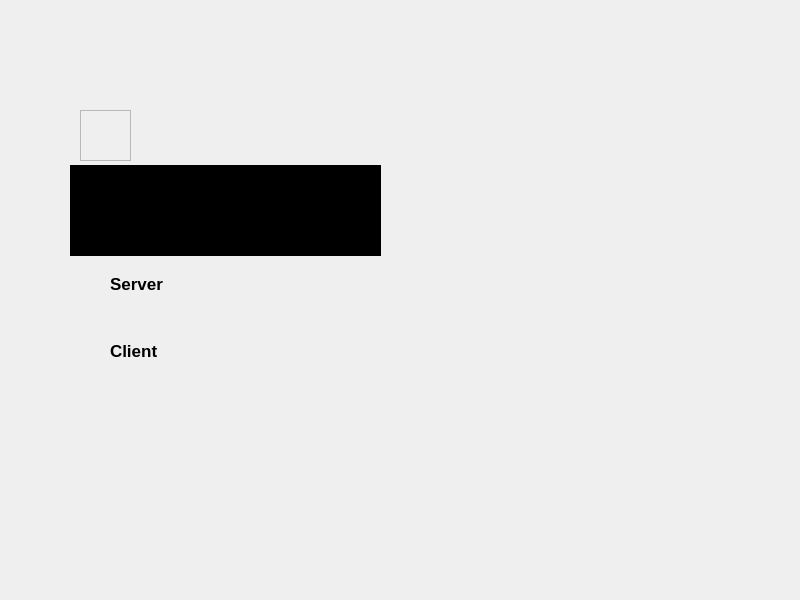
<?xml version="1.0" encoding="UTF-8"?>
<ui version="4.0">
 <class>ServerOrClientWindow</class>
 <widget class="QMainWindow" name="ServerOrClientWindow">
  <property name="geometry">
   <rect>
    <x>0</x>
    <y>0</y>
    <width>800</width>
    <height>600</height>
   </rect>
  </property>
  <property name="windowTitle">
   <string>MainWindow</string>
  </property>
  <widget class="QWidget" name="centralwidget">
   <widget class="QLabel" name="background">
    <property name="geometry">
     <rect>
      <x>0</x>
      <y>0</y>
      <width>1300</width>
      <height>700</height>
     </rect>
    </property>
    <property name="text">
     <string/>
    </property>
    <property name="pixmap">
     <pixmap resource="Images.qrc">:/new/image/111.jpg</pixmap>
    </property>
    <property name="scaledContents">
     <bool>true</bool>
    </property>
   </widget>
   <widget class="QLabel" name="label">
    <property name="geometry">
     <rect>
      <x>80</x>
      <y>110</y>
      <width>51</width>
      <height>51</height>
     </rect>
    </property>
    <property name="frameShape">
     <enum>QFrame::StyledPanel</enum>
    </property>
    <property name="text">
     <string/>
    </property>
    <property name="pixmap">
     <pixmap resource="Images.qrc">:/new/image/images.jpg</pixmap>
    </property>
    <property name="scaledContents">
     <bool>true</bool>
    </property>
   </widget>
   <widget class="QPushButton" name="backButton">
    <property name="geometry">
     <rect>
      <x>20</x>
      <y>20</y>
      <width>61</width>
      <height>41</height>
     </rect>
    </property>
    <property name="toolTip">
     <string>back</string>
    </property>
    <property name="text">
     <string/>
    </property>
    <property name="flat">
     <bool>true</bool>
    </property>
   </widget>
   <widget class="QTextEdit" name="guideTextEdit">
    <property name="enabled">
     <bool>false</bool>
    </property>
    <property name="geometry">
     <rect>
      <x>70</x>
      <y>165</y>
      <width>311</width>
      <height>91</height>
     </rect>
    </property>
    <property name="font">
     <font>
      <pointsize>9</pointsize>
      <bold>false</bold>
     </font>
    </property>
    <property name="styleSheet">
     <string notr="true">background-color: rgb(0, 0, 0);
color: rgb(0, 170, 255);</string>
    </property>
   </widget>
   <widget class="QLabel" name="label_2">
    <property name="geometry">
     <rect>
      <x>55</x>
      <y>215</y>
      <width>161</width>
      <height>141</height>
     </rect>
    </property>
    <property name="text">
     <string/>
    </property>
    <property name="pixmap">
     <pixmap resource="Images.qrc">:/new/image/btn4.png</pixmap>
    </property>
    <property name="scaledContents">
     <bool>true</bool>
    </property>
   </widget>
   <widget class="QLabel" name="label_3">
    <property name="geometry">
     <rect>
      <x>110</x>
      <y>268</y>
      <width>81</width>
      <height>31</height>
     </rect>
    </property>
    <property name="font">
     <font>
      <pointsize>13</pointsize>
      <bold>true</bold>
     </font>
    </property>
    <property name="text">
     <string>Server</string>
    </property>
   </widget>
   <widget class="QLabel" name="label_4">
    <property name="geometry">
     <rect>
      <x>55</x>
      <y>280</y>
      <width>161</width>
      <height>141</height>
     </rect>
    </property>
    <property name="text">
     <string/>
    </property>
    <property name="pixmap">
     <pixmap resource="Images.qrc">:/new/image/btn4.png</pixmap>
    </property>
    <property name="scaledContents">
     <bool>true</bool>
    </property>
   </widget>
   <widget class="QLabel" name="label_5">
    <property name="geometry">
     <rect>
      <x>110</x>
      <y>330</y>
      <width>81</width>
      <height>41</height>
     </rect>
    </property>
    <property name="font">
     <font>
      <pointsize>13</pointsize>
      <bold>true</bold>
     </font>
    </property>
    <property name="text">
     <string>Client</string>
    </property>
   </widget>
   <widget class="QPushButton" name="serverButton">
    <property name="geometry">
     <rect>
      <x>70</x>
      <y>260</y>
      <width>131</width>
      <height>51</height>
     </rect>
    </property>
    <property name="text">
     <string/>
    </property>
    <property name="flat">
     <bool>true</bool>
    </property>
   </widget>
   <widget class="QPushButton" name="clientButton">
    <property name="geometry">
     <rect>
      <x>70</x>
      <y>325</y>
      <width>131</width>
      <height>51</height>
     </rect>
    </property>
    <property name="text">
     <string/>
    </property>
    <property name="flat">
     <bool>true</bool>
    </property>
   </widget>
  </widget>
 </widget>
 <resources>
  <include location="Images.qrc"/>
 </resources>
 <connections/>
</ui>
